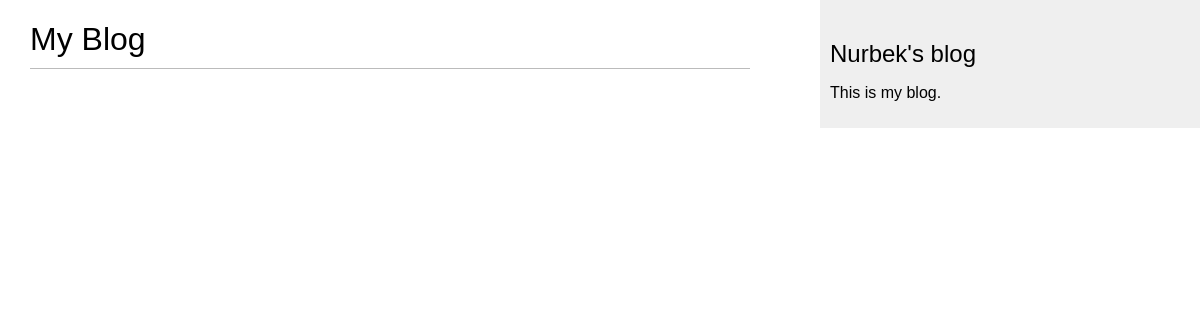
The app's page /, older data.
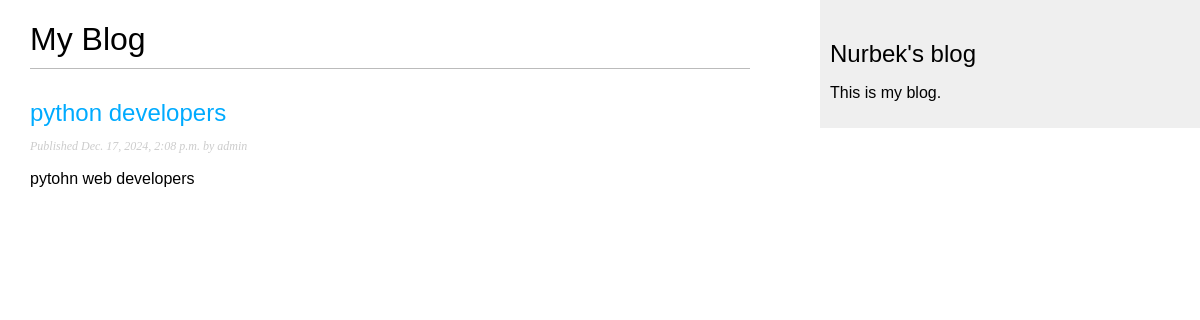
The same page, newer data.
### page/models.py (models this page shows, shortened)
class Post(models.Model):
    class Status(models.TextChoices):
        DRAFT = 'DF', 'Draft'
        PUBLISHED = 'PB', 'Published'
    title = models.CharField(max_length=250)
    slug = models.SlugField(max_length=250)
    author = models.ForeignKey(
        settings.AUTH_USER_MODEL,
        on_delete=models.CASCADE,
        related_name='blog_posts'
    )
    body = models.TextField()
    publish = models.DateTimeField(default=timezone.now)
    created = models.DateTimeField(auto_now_add=True)
    updated = models.DateTimeField(auto_now=True)
    status = models.CharField(
        max_length=2,
        choices=Status,
        default=Status.DRAFT
    )
    objects = models.Manager()  # The default manager.
    published = PublishedManager()  # Our custom manager.
    class Meta:
        ordering = ["-publish"]
        indexes = [
            models.Index(fields=['-publish']),
        ]

### page/views.py (the view)
# urls.py: path('', post_list, name="post_list"),
def post_list(request):
    posts = Post.published.all()
    return render(request, "blog/post/list.html", context={"posts": posts})

### page/models.py (called while the page is built)
    def get_queryset(self):
        return (
            super().get_queryset().filter(status=Post.Status.PUBLISHED)
        )

### templates/blog/post/list.html (shortened to what this page needs)
{% extends "blog/base.html" %}
{% block content %}
    <h1>My Blog</h1>
    {% for post in posts %}
        <h2>
            <a href="{% url 'blog:post_detail' post.id %}">
                {{ post.title }}
            </a>
        </h2>
        <p class="date">
            Published {{ post.publish }} by {{ post.author }}
        </p>
        {{ post.body|truncatewords:30|linebreaks }}
    {% endfor %}
{% endblock %}

Row changes from the older to the newer data that the page shows:
added Post: title "python developers", publish "Dec. 17, 2024, 2:08 p.m.", author "admin", body "pytohn web developers"
